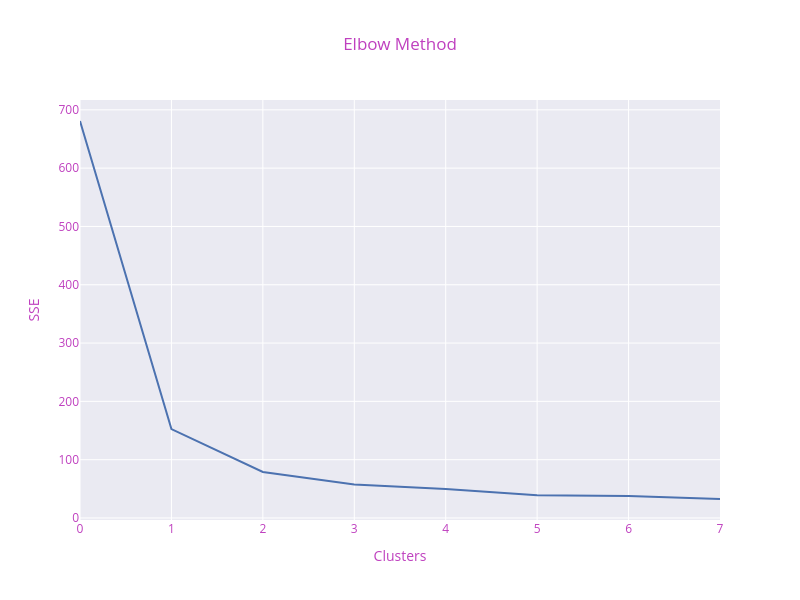

This figure's notebook cell:
### Code cell
sse = []
for i in range(1, 9):
    kmeans = KMeans(n_clusters=i, max_iter=300)
    kmeans.fit(X)
    sse.append(kmeans.inertia_)

fig = px.line(y=sse, template="seaborn", title='Elbow Method')
fig.update_layout(width=800, height=600,
                  title_font_color="#BF40BF",
                  xaxis=dict(color="#BF40BF", title="Clusters"),
                  yaxis=dict(color="#BF40BF", title="SSE"))
fig.show()

### Figure 1 — Plotly figure (JSON) as saved in the notebook; plotly's stock layout.template omitted (floating-point values rounded to 4 significant figures)
{"data": [{"hovertemplate": "x=%{x}<br>y=%{y}<extra></extra>", "legendgroup": "", "line": {"color": "rgb(76,114,176)", "dash": "solid"}, "marker": {"symbol": "circle"}, "mode": "lines", "name": "", "orientation": "v", "showlegend": false, "type": "scatter", "x": [0, 1, 2, 3, 4, 5, 6, 7], "xaxis": "x", "y": [680.8, 152.4, 78.95, 57.47, 49.88, 38.95, 37.84, 32.58], "yaxis": "y"}], "layout": {"height": 600, "legend": {"tracegroupgap": 0}, "title": {"font": {"color": "#BF40BF"}, "text": "Elbow Method"}, "width": 800, "xaxis": {"anchor": "y", "color": "#BF40BF", "domain": [0, 1], "title": {"text": "Clusters"}}, "yaxis": {"anchor": "x", "color": "#BF40BF", "domain": [0, 1], "title": {"text": "SSE"}}}}
